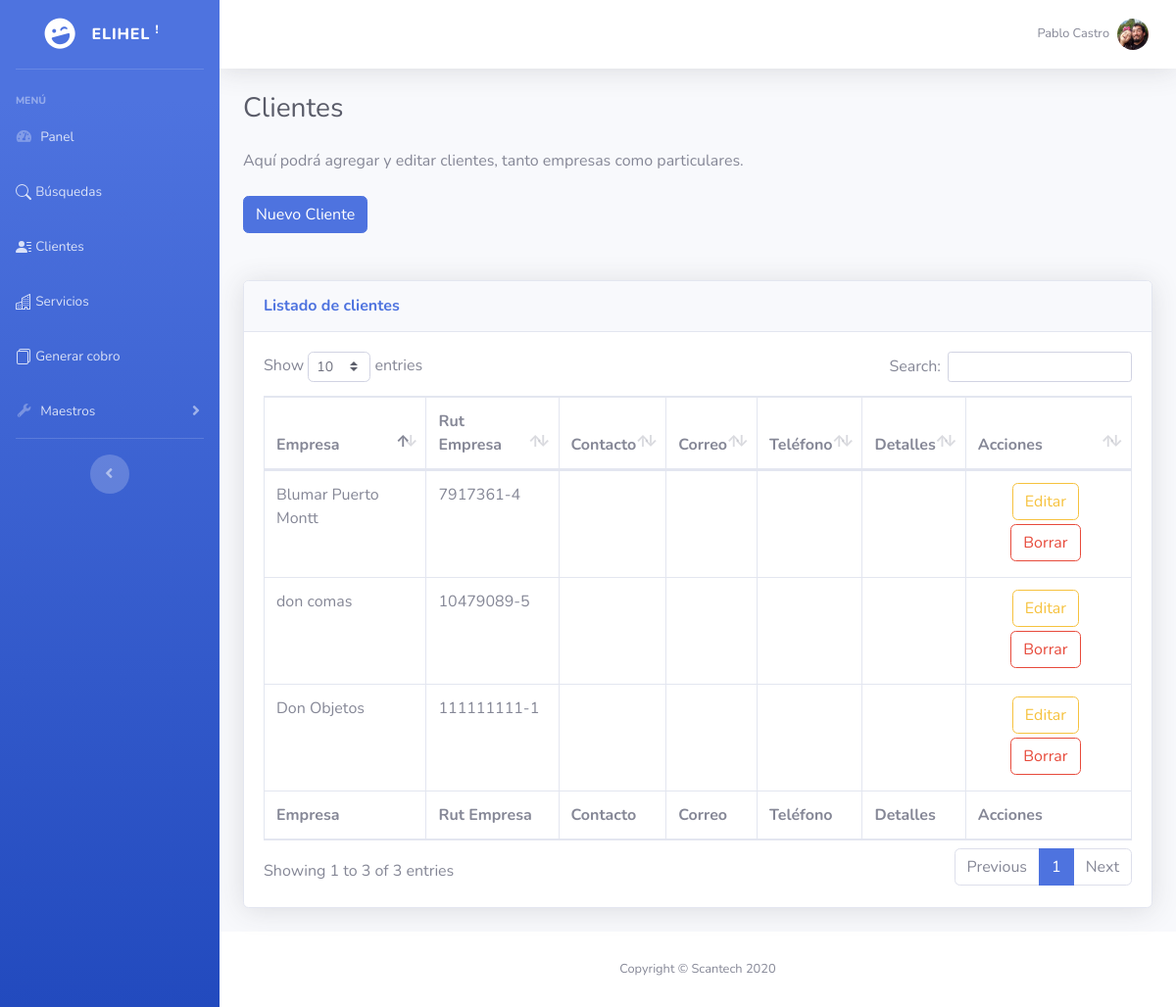
Screenshot of /vista/clientes.php (signed in) with the database file from the repository.
### tables this page shows
CREATE TABLE `clientes` (
  `id` int(35) NOT NULL,
  `nombreContacto` varchar(35) NOT NULL,
  `nombreEmpresa` varchar(35) NOT NULL,
  `rut` varchar(35) NOT NULL,
  `correo` varchar(35) NOT NULL,
  `telefono` varchar(15) NOT NULL,
  `detalles` varchar(300) NOT NULL
);

### controlador/clientes.controller.php (called while the page is built, shortened)
<?php
Class ControllerClientes{
    public static function listarClientes(){
        $tabla = "clientes";
        $respuesta = ModeloClientes::listarCliente($tabla);
        return $respuesta;
    }
}

### modelo/conexion.php (called while the page is built)
<?php
class DB{
    public static function conexion() {
        try{
            $pdo=new PDO('mysql:host=localhost; dbname=scantech_scanservice', 'root', '');
            $pdo->setAttribute(PDO::ATTR_ERRMODE, PDO::ERRMODE_EXCEPTION);
            $pdo->exec("SET CHARACTER SET UTF8");
        }catch(Exception $e){
            die("Error" . $e->getMessage());
            echo "Línea de error" . $e->getLine();
        }
        return $pdo;
    }
}
?>

### modelo/cliente.modelo.php (called while the page is built, shortened)
<?php
require_once "conexion.php";
class ModeloClientes
{
    static public function listarCliente()
    {
        $sql = DB::conexion()->prepare("SELECT * FROM clientes");
        $sql->execute();
        return $sql->fetchAll();
    }
}

### vista/clientes.php (the view, shortened to what this page needs)
<!DOCTYPE html>
<html lang="es">
<?php require('estructura/head.php'); ?>
<body id="page-top">
  <div id="wrapper">
    <?php include('estructura/barraLateral.php'); ?>
    <div id="content-wrapper" class="d-flex flex-column">
      <div id="content">
        <?php include('estructura/barraSuperior.php'); ?>
        <div class="container-fluid">
          <div class="d-sm-flex align-items-center justify-content-between mb-4">
            <h1 class="h3 mb-0 text-gray-800">Clientes</h1>
          </div>
          <p class="mb-4">Aquí podrá agregar y editar clientes, tanto empresas como particulares</a>.</p>
          <button type="button" id="IDBotonModalAgregar" class="btn btn-primary" data-toggle="modal" data-target="#exampleModal">
            Nuevo Cliente
          </button>
          <br>
          <br>
          <br>
          <div id="recargar1" class="card shadow mb-4">
            <div class="card-header py-3">
              <h6 class="m-0 font-weight-bold text-primary">Listado de clientes</h6>
            </div>
            <div class="card-body">
              <div class="table-responsive" id="dataTa">
                <table class="table table-bordered " id="dataTable" width="100%" cellspacing="0">
                  <thead>
                    <tr>
                      <th>Empresa</th>
                      <th>Rut Empresa</th>
                      <th>Contacto</th>
                      <th>Correo</th>
                      <th>Teléfono</th>
                      <th>Detalles</th>
                      <th>Acciones</th>
                    </tr>
                  </thead>
                  <tfoot>
                    <tr>
                      <th>Empresa</th>
                      <th>Rut Empresa</th>
                      <th>Contacto</th>
                      <th>Correo</th>
                      <th>Teléfono</th>
                      <th>Detalles</th>
                      <th>Acciones</th>
                    </tr>
                  </tfoot>
                  <tbody>
                    <?php
                    $matrizClientes = ControllerClientes::listarClientes();
                    foreach ($matrizClientes as $registro) {
                    ?>
                      <tr>
                        <td><?php echo $registro["nombreEmpresa"] ?></td>
                        <td><?php echo $registro["rut"] ?></td>
                        <td><?php echo $registro["nombreContacto"] ?></td>
                        <td><?php echo $registro["correo"] ?></td>
                        <td><?php echo $registro["telefono"] ?></td>
                        <td><?php echo $registro["detalles"] ?></td>
                        <td>
                          <div style="text-align: center;">
                            <input style="margin-bottom: 4px;  margin-right:6px;" data-toggle="modal" data-target="#exampleModal" type="submit" onClick="reply_clickModificar(this.id)" value="Editar" name="enviar" id="
                      <?php echo 'idcode:', $registro["id"], ':idcode nombreContactocode:',  $registro["nombreContacto"], ':nombreContactocode nombreEmpresacode:',  $registro["nombreEmpresa"], ':nombreEmpresacode rutcode:', $registro["rut"], ':rutcode correocode:', $registro["correo"], ':correocode telefonocode:', $registro["telefono"], ':telefonocode detallescode:', $registro["detalles"], ':detallescode' ?>" class="btn btn-outline-warning">
                            <input style="margin-bottom: 4px;  margin-right:6px;" type="submit" onClick="reply_clickBorrar(this.id)" value="Borrar" name="borrar" id="<?php echo $registro["id"] ?>" class="borrar-id btn btn-outline-danger">
                          </div>
                        </td>
                      </tr>
                    <?php
                    }
                    ?>
                  </tbody>
                </table>
              </div>
            </div>
          </div>
        </div>
      </div>
      <?php include('estructura/footer.php'); ?>
    </div>
  </div>
</body>
</html>

### rows the page displays
clientes: nombreEmpresa "Blumar Puerto Montt", rut "7917361-4", enviar "Editar"
clientes: nombreEmpresa "don comas", rut "10479089-5", enviar "Editar"
clientes: nombreEmpresa "Don Objetos", rut "111111111-1", enviar "Editar"

### other values shown
$user->getNombre() "Pablo Castro"
